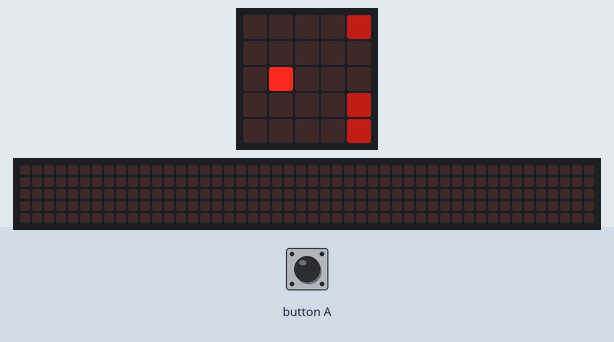
The program below on a simulated BBC micro:bit running MicroPython. On the bench: the board's 5×5 LED display, a strip that is not on the board, showing the scrolling text unrolled. Random numbers come from a fixed seed; the 48×5 strip is a reading aid, not a part: it shows the text the display is scrolling, unrolled, one strip-width of it at a time.

Above: at 0.15 s.
At 0.76 s:
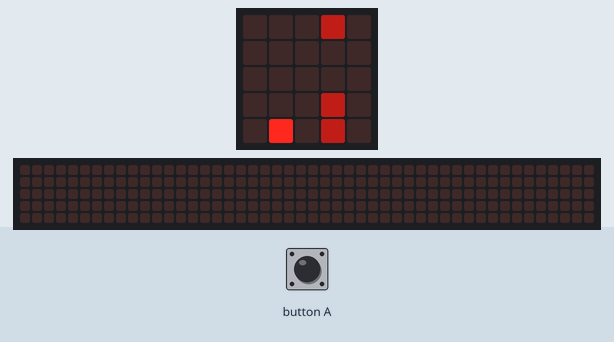
At 1.3 s:
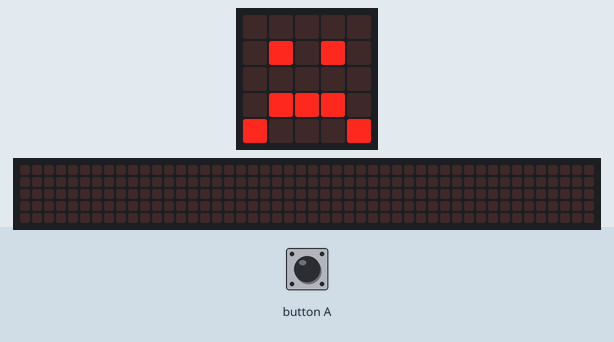
At 2.41 s:
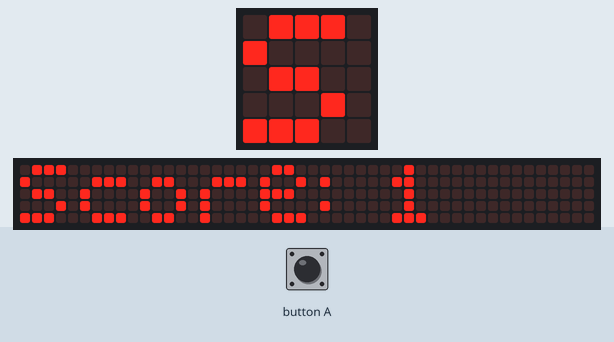
At 3.91 s:
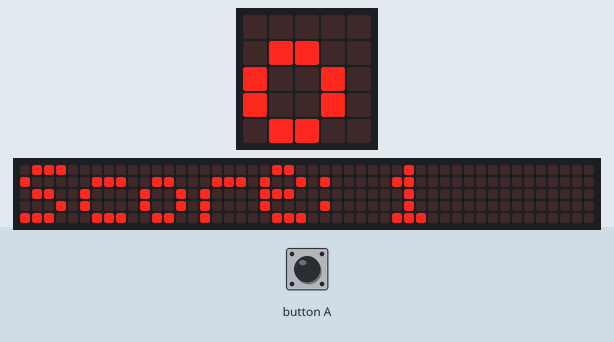
At 6.91 s:
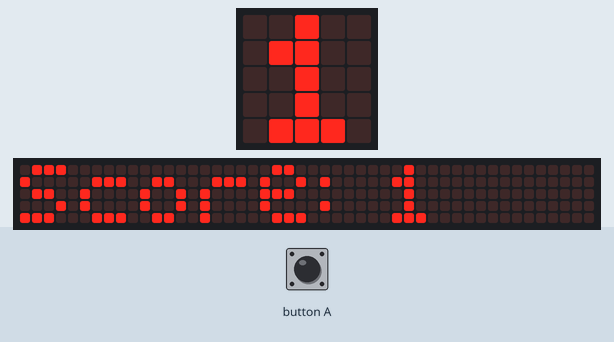

The program:

flap.py
```python
from microbit import *
import random

# Game constants
DELAY = 20                      # ms between each frame
FRAMES_PER_WALL_SHIFT = 20      # number of frames between each time a wall moves a pixel to the left
FRAMES_PER_NEW_WALL = 100       # number of frames between each new wall
FRAMES_PER_SCORE = 50           # number of frames between score rising by 1

# Global variables
y = 50
speed = 0
score = 0
frame = 0


# Make an image that represents a pipe to dodge
def make_pipe():
    i = Image("00003:00003:00003:00003:00003")
    gap = random.randint(0, 3)   # random wall position
    i.set_pixel(4, gap, 0)      # blast a hole in the pipe
    i.set_pixel(4, gap+1, 0)
    return i


# create first pipe
i = make_pipe()

# Game loop
while True:
    frame += 1

    # show pipe
    display.show(i)

    # flap if button a was pressed
    if button_a.was_pressed():
        speed = -8

    # accelerate down to terminal velocity
    speed += 1
    if speed > 2:
        speed = 2

    # move bird, but not off the edge
    y += speed
    if y > 99:
        y = 99
    if y < 0:
        y = 0

    # draw bird
    led_y = int(y / 20)
    display.set_pixel(1, led_y, 9)

    # check for collision
    if i.get_pixel(1, led_y) != 0:
        display.show(Image.SAD)
        sleep(500)
        display.scroll("Score: " + str(score))
        break

    # move wall left
    if(frame % FRAMES_PER_WALL_SHIFT == 0):
        i = i.shift_left(1)

    # create new wall
    if(frame % FRAMES_PER_NEW_WALL == 0):
        i = make_pipe()

    # increase score
    if(frame % FRAMES_PER_SCORE == 0):
        score += 1

    # wait 20ms
    sleep(20)
```

Measured:
- what the display in image 2 shows lasts 0.5 s, from 1.2 s to 1.7 s
